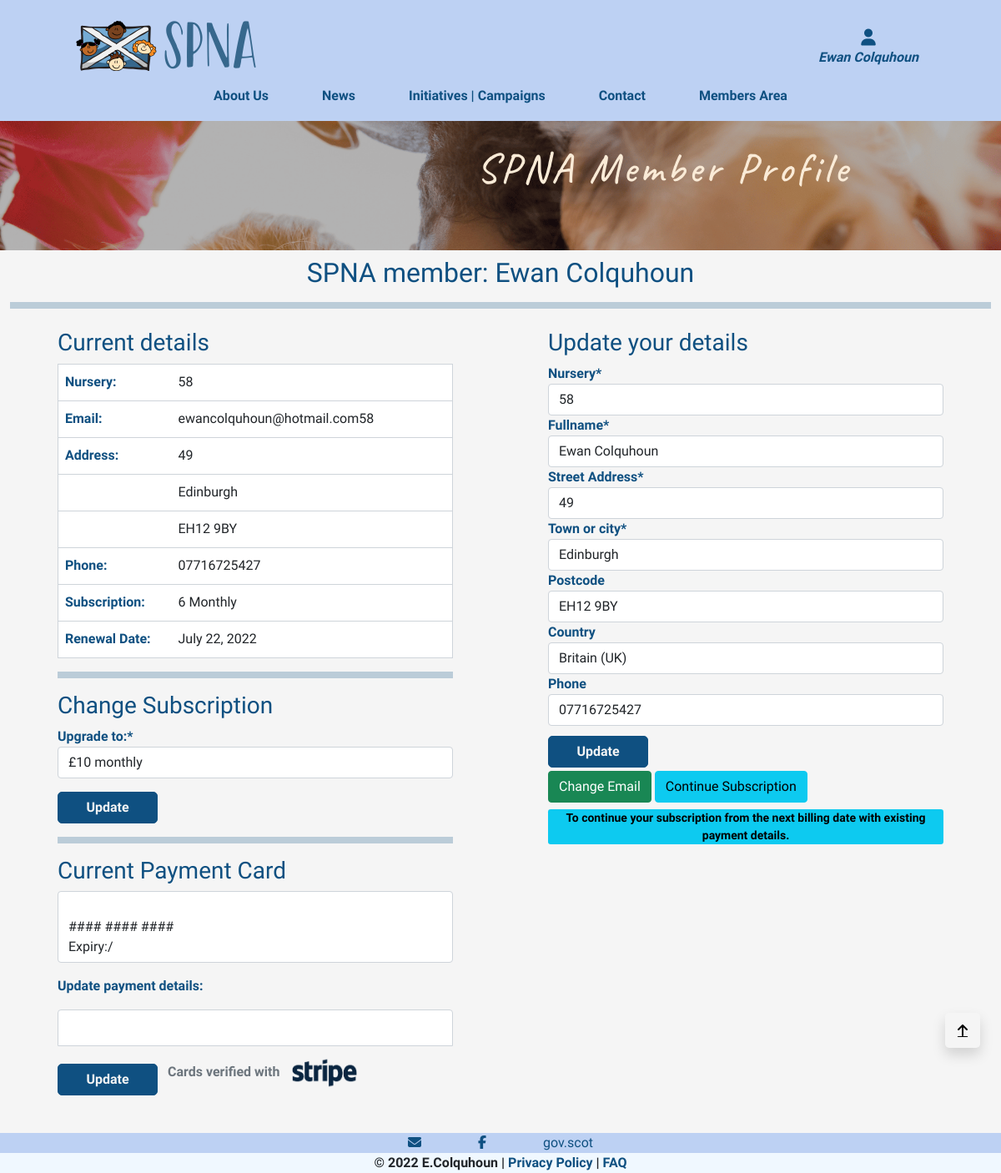
Screenshot of /member/profile/ (signed in) with the database file from the repository.
### member/models.py (models this page shows, shortened)
class SPNAMember(models.Model):
    M = 'Monthly'
    M6 = 'Six Monthly'
    Y = 'Yearly'
    PLAN = (
        (M, '£10 monthly'),
        (M6, '£55 six monthly'),
        (Y, '£100 yearly'),
    )
    user = models.OneToOneField(User, on_delete=models.CASCADE, primary_key=True)
    nursery = models.CharField(max_length=255)
    fullname = models.CharField(max_length=50, null=False, blank=False, default='')
    street_address1 = models.CharField(max_length=80, null=False, blank=False)
    town_or_city = models.CharField(max_length=40, null=False, blank=False)
    postcode = models.CharField(max_length=20, null=True, blank=True)
    country = CountryField(blank_label='Country', null=True, blank=True)
    phone = models.CharField(max_length=15, null=True, blank=True)
    subscription = models.CharField(max_length=16, choices=PLAN, default=1, null=False, blank=False)
    paid_until = models.DateField(null=True, blank=True)
    paid = models.BooleanField(null=True, blank=True, default=False)
    stripe_id = models.CharField(max_length=255)
    sub_id = models.CharField(max_length=255)
    has_cancelled = models.BooleanField(default=False)
    objects = UserManager()

### member/views.py (the view)
# urls.py: path('profile/', views.profile_view, name='profile_page'),
@login_required
def profile_view(request):
    if not request.user.spnamember.paid:
        messages.error(request, "Sorry only SPNA Members can \
                       access this page.")
        return redirect(reverse('home'))
    member = get_object_or_404(SPNAMember, user=request.user)
    default_pm = ''
    if not request.user.is_superuser:
        cus = request.user.spnamember.stripe_id
        stripe.api_key = stripe_secret_key
        if cus:
            p_method = stripe.Customer.list_payment_methods(cus, type="card",)
            default_pm = p_method.data[0].card
        else:
            default_pm = False
    if request.method == 'POST':
        form = ProfileForm(request.POST, instance=member)
        if form.is_valid():
            form.save()
            messages.success(request, 'Profile updated successfully')
        member = get_object_or_404(SPNAMember, user=request.user)
        form = ProfileForm(instance=member)
        upgrade_form = UpgradeForm()
        template = 'member/profile.html'
        context = {
            'upgrade_form': upgrade_form,
            'form': form,
            'member': member,
            'STRIPE_PUBLIC_KEY': stripe_public_key,
            'pm': default_pm,
        }
        return render(request, template, context)
    else:
        upgrade_form = UpgradeForm()
        form = ProfileForm(instance=member)
        template = 'member/profile.html'
        context = {
                'upgrade_form': upgrade_form,
                'form': form,
                'member': member,
                'STRIPE_PUBLIC_KEY': stripe_public_key,
                'pm': default_pm,
            }
        return render(request, template, context)

### member/templates/member/profile.html (shortened to what this page needs)
{% extends "base.html" %}
{% load static %}
{% block extra_css %}
    <link rel="stylesheet" type="text/css" href="{% static 'member/css/member.css' %}">
{% endblock %}
{% block page_header %}
    <div class="container-fluid header-container">
    </div>
{% endblock %}
{% block content %}
<section id="member-image-section">
    <div class="overlay">
        <div class="container-fluid h-100">
            <div class="row h-100">
                <div id="member-text-container"class="col-12 my-auto">
                    <h1 id="member-text" class="title-text">SPNA Member Profile</h1>
                </div>
            </div>
        </div>
    </div>
</section>
<section id="profile-body-section" class="bg-whitesmoke text-blue">
    <div class="container-fluid">
        <div class="row g-0 mx-auto">
            <div class="col-12 p-2 text-center">
                <h2>SPNA member: {{member.fullname}}</h2>
            </div>
            <hr class="d-block p-1 mx-auto admin-hr">
            <div class="col-12 col-md-6 col-lg-5 p-2 mx-auto">
                <h3>Current details</h3>
                <table id="current-details-table">
                        <tr>
                            <td class="p-2 mw-50">Nursery:</td>
                            <td class="black-text p-1 overflow-auto">{{member.nursery}}</td>
                        </tr>
                        <tr>
                            <td class="p-2 mw-50">Email:</td>
                            <td class="black-text p-1 overflow-auto">{{member.user.email}}</td>
                        </tr>
                        <tr>
                            <td class="p-2 mw-50">Address:</td>
                            <td class="black-text p-1 overflow-auto">{{member.street_address1}}</td>
                        </tr>
                        <tr>
                            <td class="p-2 mw-50"></td>
                            <td class="black-text p-1 overflow-auto">{{member.town_or_city}}</td>
                        </tr>
                        <tr>
                            <td class="p-2 mw-50"></td>
                            <td class="black-text p-1 overflow-auto">{{member.postcode}}</td>
                        </tr>
                        <tr>
                            <td class="p-2 mw-50">Phone:</td>
                            <td class="black-text p-1 overflow-auto">{{member.phone}}</td>
                        </tr>
                        <tr>
                            <td class="p-2 mw-50">Subscription:</td>
                            <td class="black-text p-1 overflow-auto">{{member.subscription}}</td>
                        </tr>
                        <tr>
                            <td class="p-2 mw-50">Renewal Date:</td>
                            <td class="black-text p-1 overflow-auto">{{member.paid_until}}</td>
                        </tr>
                </table>
                <hr class="d-block p-1 mx-auto admin-hr">
                <div class="mt-3 my-auto">
                    <div>
                        <h3>Change Subscription</h3>
                    </div>
                    <div>
                        <form id="upgrade-subscription-form" action="{% url 'upgrade' %}" method="POST">
                            {{ upgrade_form|crispy }}
                            <button id="update-card-button" class="spna-btn btn mt-3">Update</button>
                        </form>
                    </div>
                </div>
                <hr class="d-block p-1 mx-auto admin-hr">
                <div class="mt-3 my-auto">
                    <div>
                        <h3>Current Payment Card</h3>
                        <p class="current-card"><em>{{pm.brand|upper}}</em> <br>
                            #### #### #### {{pm.last4}} <br>
                            Expiry:{{pm.exp_month}}/{{pm.exp_year}}</p>
                    </div>
                    <div>
                        <p>Update payment details:</p>
                    </div>
                    <form id="update-payment-form" action="{% url 'update_payment_method' %}" method="post">
                        <div id="card-element"></div>
                        <button id="submit-updated-payment" class="btn spna-btn mt-3">
                            <span id="button-text" class="">Update</span>
                        </button>
                        <div class="d-inline-block my-auto p-2">
                            <p class="text-muted">Cards verified with <a href="https://stripe.com/gb" target="_blank"><img class="d-inline-block" src="{% get_media_prefix %}stripe/stripe-logo-small.png" width="100px"alt="Stripe logo small"></img></a>
                        </div>
                    </form>
                </div>
            </div>
            <div class="col-12 col-md-6 col-lg-5 p-2 mx-auto">
                <h3>Update your details</h3>
                <form action="{% url 'profile_page' %}" method="POST">
                    {{ form|crispy }}
                    <div class="pt-2 d-block d-md-flex justify-content-between">
                        <button class="btn spna-btn mt-1" type="submit">Update</button>
                    </div>
                </form>
                    <a href="{% url 'account_email' %}" class="btn btn-success mt-1">Change Email</a>
                    {% if request.user.spnamember.paid %}
                        {% if not request.user.is_superuser %}
                            {% if request.user.spnamember.has_cancelled and request.user.spnamember.paid %}
                                <a href="{% url 'renew' %}" class="btn btn-info mt-1" >Continue Subscription </a>
                                <p class="small text-black text-center mt-2 pl-2 bg-info rounded-1">To continue your subscription from the next billing date with existing payment details.</p>
                            {% else %}
                                <button data-bs-toggle="modal" data-bs-target="#delete-sub-modal" class="btn btn-danger mt-1 ml-2">Cancel Subscription</button>
                            {% endif %}
                        {% endif %}
                    {% endif %}
            </div>
        </div>
    </div>
</section>
{% endblock %}

### templates/base.html (shortened to what this page needs)
{% load static %}
{% load crispy_forms_tags %}
{% load tags %}
{% url 'news_page' as news %}
{% url 'profile_page' as profile %}
{% url 'member_area_page' as member_area %}
<!DOCTYPE html>
<html lang="en">
    <head>
        {% block corecss %}
        <link rel="stylesheet prefetch"  type="text/css" href="https://cdnjs.cloudflare.com/ajax/libs/tiny-slider/2.9.4/tiny-slider.css">
        <link href="https://cdn.jsdelivr.net/npm/bootstrap@5.1.3/dist/css/bootstrap.min.css" rel="stylesheet prefetch">
        <link rel="stylesheet prefetch" type="text/css" href="{% static 'css/base.css' %}">
        {% endblock %}
        {% block extra_css %}
        {% endblock %}
    </head>
    <body>
        <header class="fixed-top bg-blue">
            <div class="container-fluid">
                <div id="topnav" class="row pt-lg-2 d-none d-lg-flex g-0">
                    <div class="col-12 col-md-8 mx-auto my-auto py-1 py-lg-0">
                        <a href="{% url 'home' %}" class="nav-link main-logo-link">
                            <img src="{% get_media_prefix %}images/logo.png" alt="SPNA Logo">
                        </a>
                    </div>
                    <div class="col-12 col-md-2 mx-auto my-auto py-lg-0">
                        <div class="text-center other-nav" data-bs-toggle="dropdown">
                            <div><i class="fas fa-user fa-lg"></i></div>
                            <p class="my-0 link-text">
                                {% if request.user.is_authenticated %}<span class="italic">{{user.spnamember.fullname}}</span>{% else %}Join/Login{% endif %}</p>
                        </div>
                            {% include 'includes/account/spna_login.html' %}
                    </div>
                </div>
                <div class="row g-0 cover">
                    <div class="col-12 col-lg-12 mx-auto">
                        <nav class="navbar navbar-expand-lg my-auto bg-blue h-100 w-100" id="navbarNav">
                            <div class="collapse navbar-collapse" id="main-nav">
                                <ul class="navbar-nav my-auto sticky-top">
                                    <li class="nav-item">
                                        <a href="{% url 'about' %}" class="{% if '/about/' in request.path %}active{% endif %}">About Us</a>
                                    </li>
                                    <li class="nav-item ">
                                        <a href="{{news}}" class="{% active request news %}">News</a>
                                    </li>
                                    <li class="nav-item">
                                        <a href="{% url 'initiatives_page' %}" class="{% if '/initiatives/' in request.path %}active{% endif %}">Initiatives | Campaigns</a>
                                    </li>
                                    <li class="nav-item">
                                        <a id="contact-button" data-bs-toggle="modal" data-bs-target="#myModal" href="#myModal">Contact</a>
                                    </li>
                                    {% if request.user.is_authenticated %}
                                        {% if request.user.spnamember.paid %}
                                        <li class="nav-item">
                                            <a href="{{member_area}}" class="{% active request member_area %}">Members Area</a>
                                        </li>
                                        {% endif %}
                                    {% endif %}
                                </ul>
                            </div>
                        </nav>
                    </div>
                </div>
            </div>
        </header>
        {% block page_header %}
        {% endblock %}
        {% block content %}
        {% endblock %}
        <div id="back-to-top" class="btt-button shadow rounded-3" aria-labelledby="back-to-top">
            <a id="btt-link" class="btt-link d-flex h-100" href="#" aria-label="Back to top button">
                <i id="btt-arrow" class="fas fa-arrow-up text-black mx-auto my-auto"></i>
            </a>
        </div>
        <footer class=" fixed-bottom">
            <div id="footer" class="container-fluid bg-blue">
                <div id="footer-row" class="row g-0">
                    <div id="social-holder" class="col-12 text-center d-flex">
                        <ul class="social-networks text-blue">
                            <li><a class="socials d-inline-block" aria-label="Send an email link" href="mailto:communications@scottishpna.org"><i class="d-inline-block fas fa-envelope"></i></a></li>
                            <li><a href="https://www.facebook.com/ScottishPNA" class="socials" target="_blank" rel="noopener" aria-label="Visit our Facebook page (opens in a new tab)"><i class="fab fa-facebook-f"></i></a></li>
                            <li><a href="https://www.gov.scot/policies/early-education-and-care/" class="socials" target="_blank" rel="noopener" aria-label="Link to the scottish government childcare page">gov.scot</a></li>
                        </ul>
                    </div>
                </div>
                <div id="inner-lower-footer" class="row">
                    <div class="col-12 text-center">
                        <div><p class="d-inline-block p-0 m-0">&copy; 2022 E.Colquhoun</p> | <a class="d-none d-sm-inline-block" id="privacy-policy" href="https://www.privacypolicygenerator.info/live.php?token=cq6yVuA7P1JMIN7gPPh7RXMo1xDmhY6m" target="_blank" rel="noopener">Privacy Policy</a>
                            | <a class="p-0" id="faq-button" data-bs-toggle="modal" data-bs-target="#faqModal" href="#faqModal">FAQ</a></div>
                    </div>
                </div>
            </div>
        </footer>
    </body>
</html>

### rows the page displays
SPNAMember: fullname "Ewan Colquhoun", nursery "58", user.email "ewancolquhoun@hotmail.com58", street_address1 "49", town_or_city "Edinburgh", postcode "EH12 9BY", phone "07716725427", subscription "6 Monthly", paid_until "July 22, 2022", country "Britain (UK)"

### other values shown
{{ user.spnamember.fullname }} "Ewan Colquhoun"
